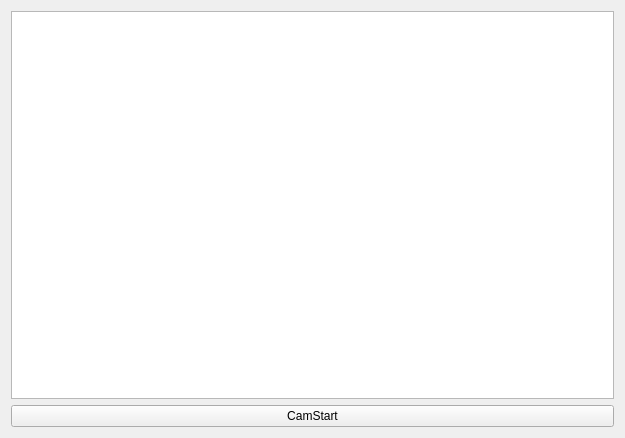
<?xml version="1.0" encoding="UTF-8"?>
<ui version="4.0">
 <class>Tab6WebCamera</class>
 <widget class="QWidget" name="Tab6WebCamera">
  <property name="geometry">
   <rect>
    <x>0</x>
    <y>0</y>
    <width>625</width>
    <height>438</height>
   </rect>
  </property>
  <property name="windowTitle">
   <string>Form</string>
  </property>
  <layout class="QVBoxLayout" name="verticalLayout">
   <item>
    <widget class="QGraphicsView" name="pGPView"/>
   </item>
   <item>
    <widget class="QPushButton" name="pPBCamStart">
     <property name="text">
      <string>CamStart</string>
     </property>
     <property name="checkable">
      <bool>true</bool>
     </property>
    </widget>
   </item>
  </layout>
 </widget>
 <resources/>
 <connections/>
</ui>
